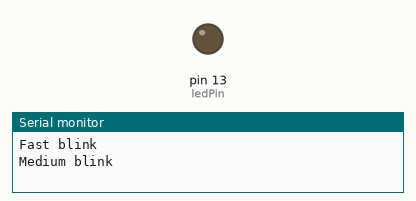
Bench run of a sketch on a simulated Arduino Uno, built with avr-gcc and run on an emulated ATmega328P. On the bench: output pins drawn as LEDs (lit = HIGH), the last lines printed to the serial monitor.

Above: at 0.6 s.
At 1.3 s:
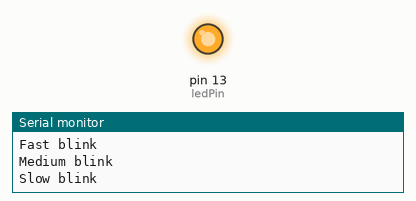
Timing chart, 0 to 6.3 s (numbered marks = the images above):
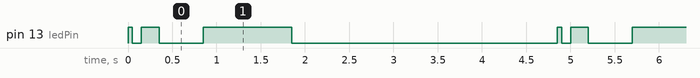

The sketch:

Arduino-TASK-3.ino
```cpp
int ledPin = 13;

void setup() {
  pinMode(ledPin, OUTPUT);
  Serial.begin(9600);
}

// This is OUR OWN function. It takes one input: how long to wait.
void blinkOnce(int onTime, int offTime) {
  digitalWrite(ledPin, HIGH);
  delay(onTime);
  digitalWrite(ledPin, LOW);
  delay(offTime);
}

void blinkTwice(int waitTime) {
  digitalWrite(ledPin, HIGH);
  delay(waitTime);
  digitalWrite(ledPin, LOW);
  delay(waitTime);

  digitalWrite(ledPin, HIGH);
  delay(waitTime);
  digitalWrite(ledPin, LOW);
  delay(waitTime);
}

void loop() {
  Serial.println("Fast blink");
  blinkOnce(50,100);  // call our function — fast blink

  Serial.println("Medium blink");
  blinkOnce(200,500);  // call our function — medium blink

  Serial.println("Slow blink");
  blinkOnce(1000,1000);  // call our function — slow blink

  delay(2000);  // pause for 2 seconds before repeating
}
```

Measured:
- by itself, pin 13 (ledPin): repeats every 4.9 s: LOW 0.10 s, HIGH 0.20 s, LOW 0.50 s, HIGH 1.0 s, LOW 3.0 s, HIGH 0.05 s
- by itself, everything shown: repeats every 4.9 s, in 6 steps
